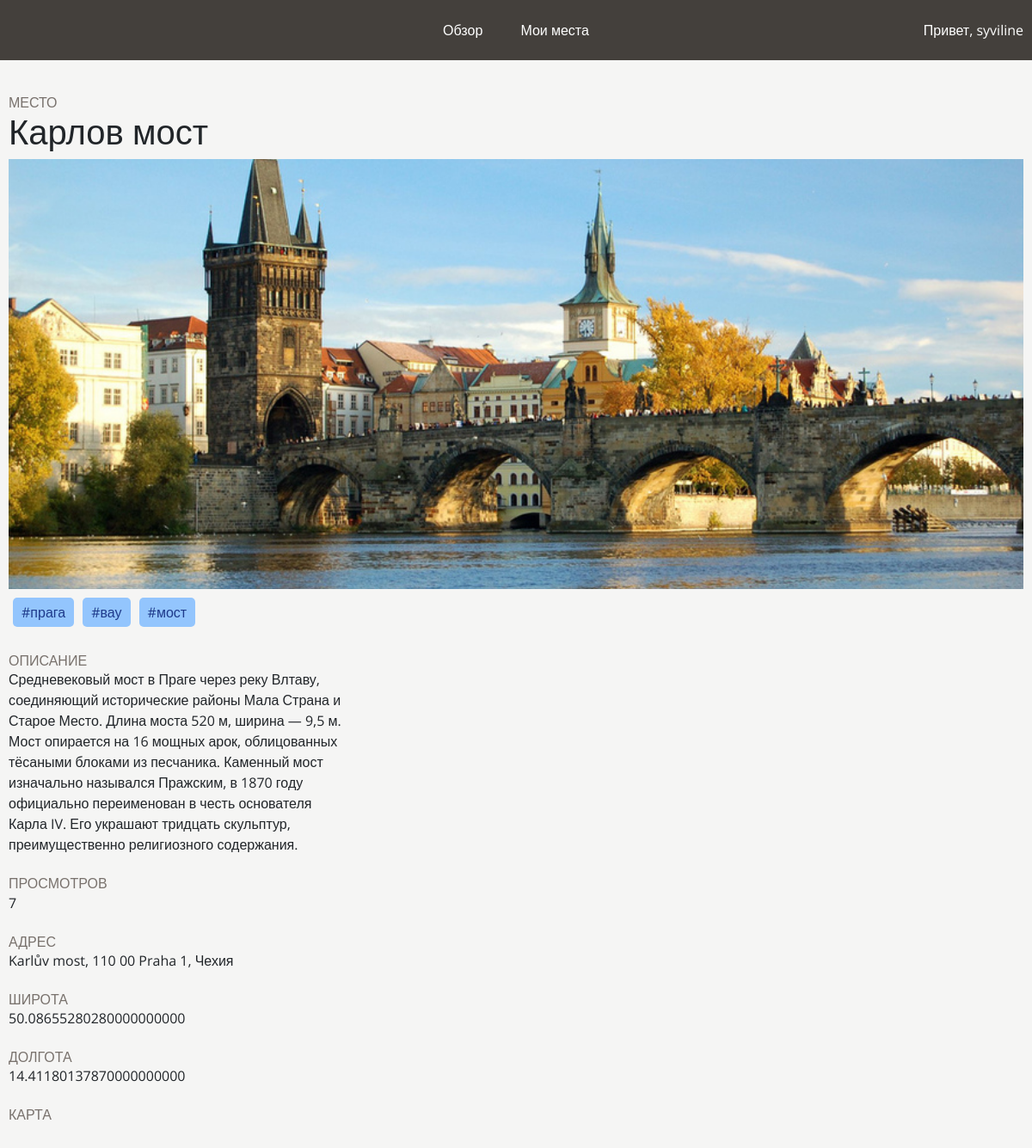
Screenshot of /place/30 (signed in) with the database file from the repository.
### main/models.py (models this page shows, shortened)
class Place(models.Model):
    user = models.ForeignKey('auth.User', null=False, on_delete=models.CASCADE)
    name = models.CharField(max_length=200, verbose_name='Название')
    visited = models.BooleanField(default=False)
    notes = models.TextField(blank=True, null=True)
    date_visited = models.DateField(blank=True, null=True)
    photo = models.ImageField(upload_to='user_images/', blank=True, null=True, default="user_images/default.jpg", verbose_name='Фото')
    search = models.TextField()  # contains name + description + address in lower case,
    description = models.TextField(null=True, verbose_name='Описание')  # description of place
    address = models.CharField(max_length=255, verbose_name='Адрес')  # адрес
    latitude = models.DecimalField(max_digits=22, decimal_places=20, verbose_name='Широта')  # широта
    longitude = models.DecimalField(max_digits=23, decimal_places=20, verbose_name='Долгота')  # долгота
    hashtags = models.TextField(null=True, verbose_name='Хэштеги')  # хэштеги
    is_public = models.BooleanField(default=True, verbose_name='Опубликовать')
    views = models.IntegerField(default=0, null=False)
    def save(self, *args, **kwargs):
        old_place = Place.objects.filter(pk=self.pk).first()
        self.search: models.TextField
        self.search = (self.name + " " + self.description + " " + self.address + " " + self.hashtags).lower()
        if old_place and old_place.photo:
            if old_place.photo != self.photo:
                self.delete_photo(old_place.photo)
        super().save(*args, **kwargs)

### main/views.py (the view, shortened to what this page needs)
# urls.py: path('place/<int:id>', views.view_place, name='view_place'),
@login_required
def view_place(request, id):
    try:
        place = Place.objects.get(id=id)
        if not place.is_public and place.user != request.user:
            return redirect('main:index')
    except Place.DoesNotExist:
        return redirect('main:index')
    if place.user != request.user:
        place.views += 1
        place.save()
    a = request.GET.get('series', None)
    msg = request.GET.get('msg', None)
    hashtags = place.hashtags.split()
    series = Serie.objects.filter(user=request.user)
    place.latitude = str(place.latitude).replace(',', '.')
    place.longitude = str(place.longitude).replace(',', '.')
    vars = {'title': place.name, 'place': place, 'series': series, 'msg': msg, 'hashtags': hashtags}
    return render(request, 'main/view_place.html', vars)

### templates/main/view_place.html (shortened to what this page needs)
{% extends 'main/base.html' %}
{% block content %}
<h6 class="place_label">МЕСТО</h6>
<div class="flex-header-place">
    <h1>{{ place.name }}</h1>
</div>
{% if place.photo %}
    <img src="{{ place.photo.url }}" alt="" class="viewplace_image">
{% endif %}
<div class="hashtags">
    {% for i in hashtags %}
    <div class="hashtag"><a href="/search?search={{i}}">#{{i}}</a></div>
    {% endfor %}
</div>
<div class="place-container" style="margin-top: 20px;">
    <div class="left">
        <h6 class="place_label">ОПИСАНИЕ</h6>
        <div class="place_info">{{ place.description }}</div>
        <br>
        <h6 class="place_label">ПРОСМОТРОВ</h6>
        <div class="place_info">{{ place.views }}</div>
        <br>
        <h6 class="place_label">АДРЕС</h6>
        <div class="place_info">{{ place.address }}</div>
        <br>
        <h6 class="place_label">ШИРОТА</h6>
        <div class="place_info">{{ place.latitude }}</div>
        <br>
        <h6 class="place_label">ДОЛГОТА</h6>
        <div class="place_info">{{ place.longitude }}</div>
    </div>
</div><br>
<h6 class="place_label">КАРТА</h6>
<div id="map"></div>
{% endblock %}

### templates/main/base.html (shortened to what this page needs)
<!doctype html>
{% load static %}
<html lang="en">
<head>
    <link  rel="stylesheet"  href="https://maxcdn.bootstrapcdn.com/bootstrap/4.0.0/css/bootstrap.min.css">
    <link rel="stylesheet" href="{% static 'style/style.css' %}">
</head>
<body>
    <header>
        <div class="container">
            <div class="middle">
                <a href="{% url 'main:index' %}">Обзор</a>
                <a href="{% url 'main:places' %}">Мои места</a>
            </div>
            <div class="right">Привет, <a href="{% url 'main:profile' %}">{{ request.user.username }}</a></div>
        </div>
    </header>
    <div class="container body">
        {% block content %}
        {% endblock %}
    </div>
</body>
</html>

### static/style/style.css (style rules this page uses)
* { padding: 0; margin: 0; font-family: 'Open Sans', sans-serif; }
a { text-decoration: none; color: #FFF; }
body { background-color: #F5F5F4; }
.container { max-width: 1200px; margin: 0 auto; padding: 0 10px; }
header { height: 70px; background-color: #44403C; color: #FFF; }
header .container { display: flex; justify-content: space-between; height: 70px; align-items: center; }
header .middle { flex: 3; text-align: center; }
header .middle a { margin: 0 20px; }
header .right { flex: 1; text-align: right; }
.body { margin-top: 40px; }
.viewplace_image { width: 100%; height: 500px; object-fit: cover; }
.place_label { color: #78716C; margin-bottom: 0; }
.place_info { max-width: 400px; }
.serie-h-header .left, .right { flex: 1; }
.place-container { display: flex; justify-content: space-between; }
.flex-header-place { display: flex; justify-content: space-between; align-items: center; }
.hashtags { display: flex; }
.hashtag { background-color: #93C5FD; padding: 5px 10px; border-radius: 5px; margin: 10px 5px; }
.hashtag a { color: #1E3A8A; }
#map { height: 400px; width: 100%; margin-bottom: 100px; }

### rows the page displays
Place: name "Карлов мост", photo (picture), description "Средневековый мост в Праге через реку Влтаву, соединяющий исторические районы Мала Страна и Старое Место. Длина моста 520 м, ширина — 9,5 м. Мост опирается на 16 мощных арок, облицованных тёсаными блоками из песчаника. Каменный мост изначально назывался Пражским, в 1870 году официально переименован в честь основателя Карла IV. Его украшают тридцать скульптур, преимущественно религиозного содержания.", views "7", address "Karlův most, 110 00 Praha 1, Чехия", latitude "50.08655280280000000000", longitude "14.41180137870000000000"

### other values shown
{{ request.user.username }} "syviline"
{{ i }} "прага" "вау" "мост"
